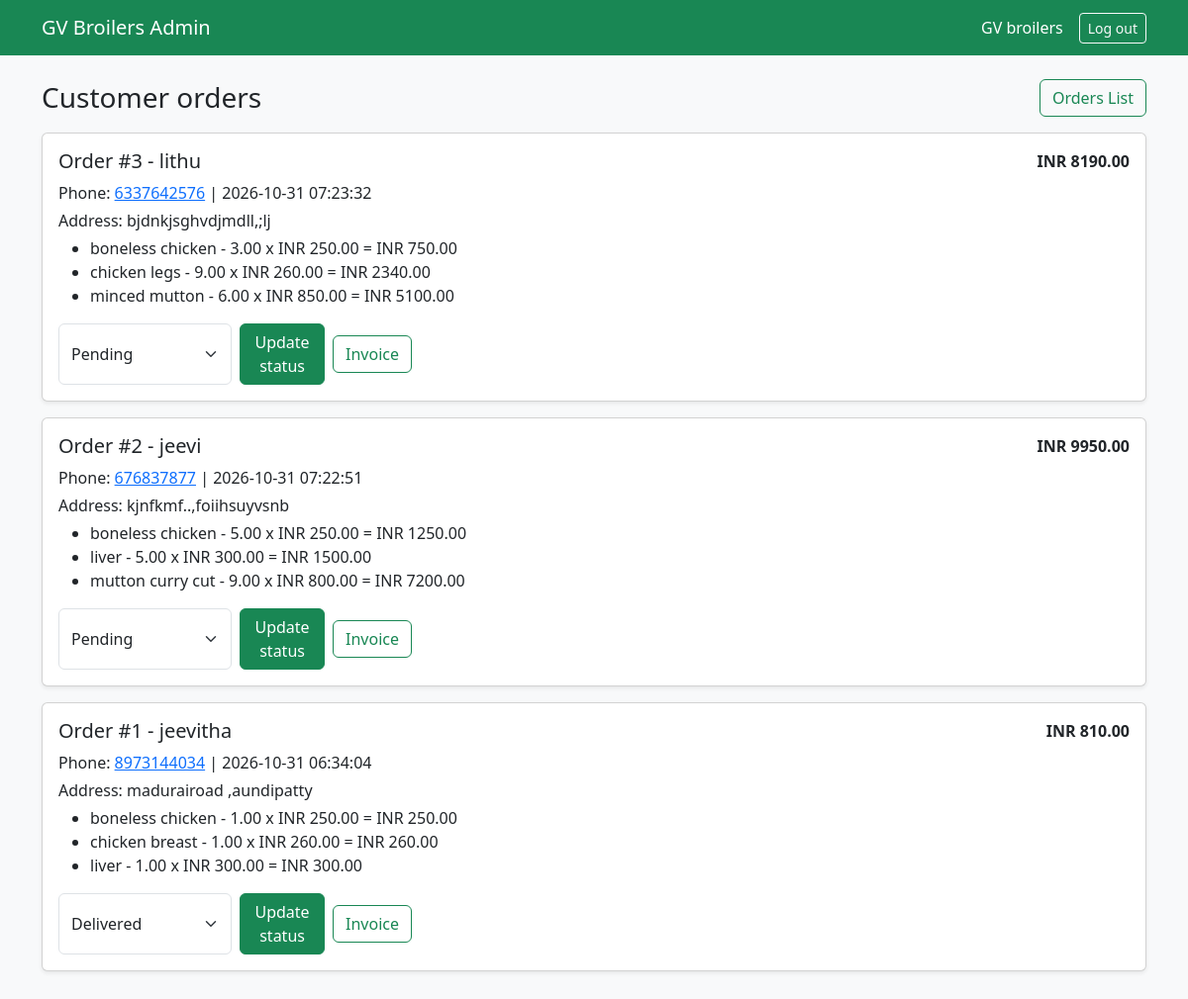
Page /admin.php (signed in) on the committed database.
### tables this page shows
CREATE TABLE IF NOT EXISTS `orders` (
  `id` bigint(20) UNSIGNED NOT NULL AUTO_INCREMENT,
  `customer_name` varchar(150) NOT NULL,
  `phone` varchar(20) NOT NULL,
  `address` text,
  `notes` text,
  `total_amount` decimal(10,2) NOT NULL DEFAULT '0.00',
  `status` enum('pending','confirmed','preparing','delivered','cancelled') NOT NULL DEFAULT 'pending',
  `created_at` timestamp NOT NULL DEFAULT CURRENT_TIMESTAMP,
  PRIMARY KEY (`id`)
);

CREATE TABLE IF NOT EXISTS `order_items` (
  `id` bigint(20) UNSIGNED NOT NULL AUTO_INCREMENT,
  `order_id` bigint(20) UNSIGNED NOT NULL,
  `product_id` int(11) NOT NULL,
  `product_name` varchar(150) NOT NULL,
  `quantity` decimal(10,2) NOT NULL,
  `unit_price` decimal(10,2) NOT NULL,
  `line_total` decimal(10,2) NOT NULL,
  `created_at` timestamp NULL DEFAULT CURRENT_TIMESTAMP,
  PRIMARY KEY (`id`),
  KEY `fk_order_items_order` (`order_id`)
);

### admin.php (the view, shortened to what this page needs)
<?php
require_once __DIR__ . '/includes/db.php';
$statuses = array('pending', 'confirmed', 'preparing', 'delivered', 'cancelled');
$orders = mysqli_query($con, 'SELECT id, customer_name, phone, address, notes, total_amount, status, created_at FROM orders ORDER BY created_at DESC, id DESC');
?>
<!DOCTYPE html><html lang="en"><head><meta charset="UTF-8"><meta name="viewport" content="width=device-width, initial-scale=1"><title>Orders | GV Broilers Admin</title><link rel="stylesheet" href="css/bootstrap.min.css"></head><body class="bg-light"><nav class="navbar bg-success navbar-dark"><div class="container"><a class="navbar-brand" href="admin.php">GV Broilers Admin</a><span class="text-white ms-auto me-3"><?php echo htmlspecialchars($_SESSION['admin_username'], ENT_QUOTES, 'UTF-8'); ?></span><a class="btn btn-outline-light btn-sm" href="admin-logout.php">Log out</a></div></nav>
<main class="container py-4"><div class="d-flex flex-wrap justify-content-between align-items-center mb-3"><h1 class="h3 mb-0">Customer orders</h1><a class="btn btn-outline-success" href="admin-orders-list.php">Orders List</a></div>
<?php if (!$orders) { ?><div class="alert alert-danger">Could not load orders. Check that the orders table has the expected columns.</div><?php } elseif (mysqli_num_rows($orders) === 0) { ?><div class="alert alert-info">There are no orders yet.</div><?php } else { while ($order = mysqli_fetch_assoc($orders)) { ?>
<section class="card shadow-sm mb-3"><div class="card-body"><div class="d-flex flex-wrap justify-content-between gap-2"><h2 class="h5 mb-0">Order #<?php echo (int) $order['id']; ?> - <?php echo htmlspecialchars($order['customer_name'], ENT_QUOTES, 'UTF-8'); ?></h2><strong>INR <?php echo htmlspecialchars($order['total_amount'], ENT_QUOTES, 'UTF-8'); ?></strong></div><p class="mb-1 mt-2">Phone: <a href="tel:<?php echo htmlspecialchars($order['phone'], ENT_QUOTES, 'UTF-8'); ?>"><?php echo htmlspecialchars($order['phone'], ENT_QUOTES, 'UTF-8'); ?></a> | <?php echo htmlspecialchars($order['created_at'], ENT_QUOTES, 'UTF-8'); ?></p><?php if ($order['address']) { ?><p class="mb-1">Address: <?php echo nl2br(htmlspecialchars($order['address'], ENT_QUOTES, 'UTF-8')); ?></p><?php } if ($order['notes']) { ?><p class="mb-2">Notes: <?php echo nl2br(htmlspecialchars($order['notes'], ENT_QUOTES, 'UTF-8')); ?></p><?php } ?>
<?php $itemStmt = mysqli_prepare($con, 'SELECT product_name, quantity, unit_price, line_total FROM order_items WHERE order_id = ?'); mysqli_stmt_bind_param($itemStmt, 'i', $order['id']); mysqli_stmt_execute($itemStmt); $items = mysqli_stmt_get_result($itemStmt); ?>
<ul class="mb-3"><?php while ($item = mysqli_fetch_assoc($items)) { ?><li><?php echo htmlspecialchars($item['product_name'], ENT_QUOTES, 'UTF-8'); ?> - <?php echo htmlspecialchars($item['quantity'], ENT_QUOTES, 'UTF-8'); ?> x INR <?php echo htmlspecialchars($item['unit_price'], ENT_QUOTES, 'UTF-8'); ?> = INR <?php echo htmlspecialchars($item['line_total'], ENT_QUOTES, 'UTF-8'); ?></li><?php } ?></ul><?php mysqli_stmt_close($itemStmt); ?>
<div class="d-flex flex-wrap gap-2 align-items-center"><form method="post" class="d-flex gap-2"><input type="hidden" name="csrf" value="<?php echo htmlspecialchars($_SESSION['admin_csrf'], ENT_QUOTES, 'UTF-8'); ?>"><input type="hidden" name="order_id" value="<?php echo (int) $order['id']; ?>"><select class="form-select" style="max-width:200px" name="status"><?php foreach ($statuses as $status) { ?><option value="<?php echo $status; ?>" <?php echo $order['status'] === $status ? 'selected' : ''; ?>><?php echo ucfirst($status); ?></option><?php } ?></select><button class="btn btn-success">Update status</button></form><a class="btn btn-outline-success" href="invoice.php?id=<?php echo (int) $order['id']; ?>">Invoice</a></div></div></section>
<?php } } ?></main></body></html>

### rows in the picture
orders: id "3", customer_name "lithu", total_amount "8190.00", phone "6337642576", created_at "2026-10-31 07:23:32", address "bjdnkjsghvdjmdll,;lj", status "Pending"
order_items: product_name "boneless chicken", quantity "3.00", unit_price "250.00", line_total "750.00"
order_items: product_name "chicken legs", quantity "9.00", unit_price "260.00", line_total "2340.00"
order_items: product_name "minced mutton", quantity "6.00", unit_price "850.00", line_total "5100.00"
orders: id "2", customer_name "jeevi", total_amount "9950.00", phone "676837877", created_at "2026-10-31 07:22:51", address "kjnfkmf..,foiihsuyvsnb", status "Pending"
order_items: product_name "boneless chicken", quantity "5.00", unit_price "250.00", line_total "1250.00"
order_items: product_name "liver", quantity "5.00", unit_price "300.00", line_total "1500.00"
order_items: product_name "mutton curry cut", quantity "9.00", unit_price "800.00", line_total "7200.00"
orders: id "1", customer_name "jeevitha", total_amount "810.00", phone "8973144034", created_at "2026-10-31 06:34:04", address "madurairoad ,aundipatty", status "Delivered"
order_items: product_name "boneless chicken", quantity "1.00", unit_price "250.00", line_total "250.00"
order_items: product_name "chicken breast", quantity "1.00", unit_price "260.00", line_total "260.00"
order_items: product_name "liver", quantity "1.00", unit_price "300.00", line_total "300.00"

### other values in the picture
$_SESSION['admin_username'] "GV broilers"
